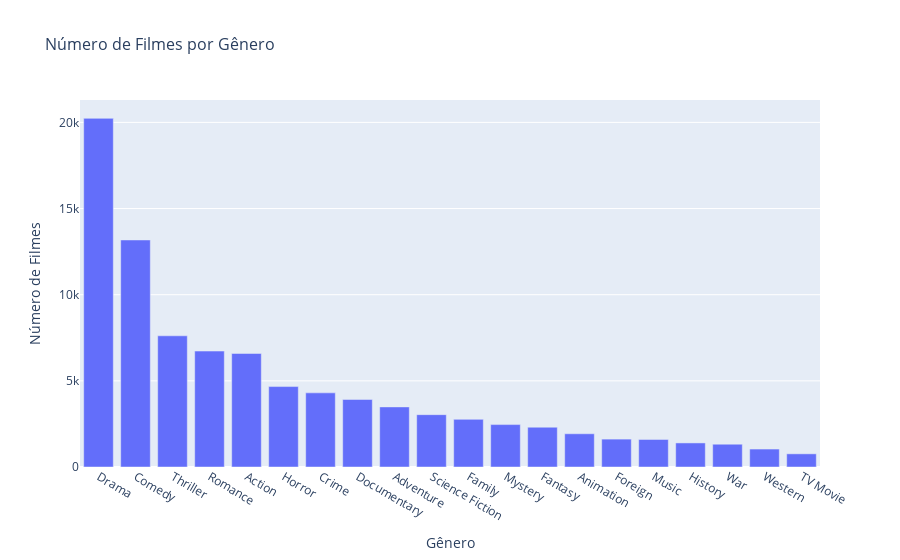

This figure's notebook cell:
### Code cell
# Contando o número de filmes por gênero
genre_count = genres_df['genres'].value_counts().reset_index()
genre_count.columns = ['genre', 'film_count']

# Criando o gráfico interativo
fig = px.bar(genre_count, x='genre', y='film_count',
             labels={'genre': 'Gênero', 'film_count': 'Número de Filmes'},
             title='Número de Filmes por Gênero')

# Ajustando o layout do gráfico
fig.update_layout(title_font_size=16, xaxis_title_font_size=14, yaxis_title_font_size=14)

# Exibindo o gráfico interativo
fig.show()

### Figure 1 — Plotly figure (JSON) as saved in the notebook; plotly's stock layout.template omitted (floating-point values rounded to 4 significant figures)
{"data": [{"alignmentgroup": "True", "hovertemplate": "Gênero=%{x}<br>Número de Filmes=%{y}<extra></extra>", "legendgroup": "", "marker": {"color": "#636efa", "pattern": {"shape": ""}}, "name": "", "offsetgroup": "", "orientation": "v", "showlegend": false, "textposition": "auto", "type": "bar", "x": ["Drama", "Comedy", "Thriller", "Romance", "Action", "Horror", "Crime", "Documentary", "Adventure", "Science Fiction", "Family", "Mystery", "Fantasy", "Animation", "Foreign", "Music", "History", "War", "Western", "TV Movie"], "xaxis": "x", "y": [20234, 13175, 7614, 6728, 6588, 4668, 4302, 3919, 3488, 3037, 2765, 2461, 2309, 1928, 1618, 1597, 1397, 1322, 1042, 765], "yaxis": "y"}], "layout": {"barmode": "relative", "legend": {"tracegroupgap": 0}, "title": {"font": {"size": 16}, "text": "Número de Filmes por Gênero"}, "xaxis": {"anchor": "y", "domain": [0, 1], "title": {"font": {"size": 14}, "text": "Gênero"}}, "yaxis": {"anchor": "x", "domain": [0, 1], "title": {"font": {"size": 14}, "text": "Número de Filmes"}}}}
